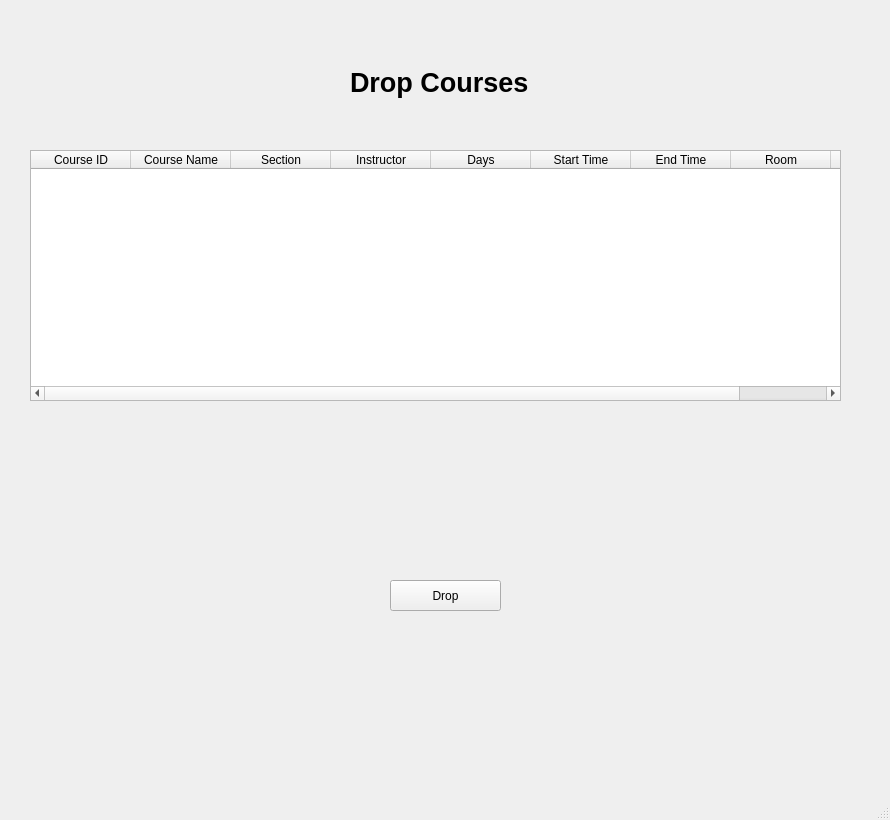
<?xml version="1.0" encoding="UTF-8"?>
<ui version="4.0">
 <class>drop_courses</class>
 <widget class="QMainWindow" name="drop_courses">
  <property name="geometry">
   <rect>
    <x>0</x>
    <y>0</y>
    <width>890</width>
    <height>820</height>
   </rect>
  </property>
  <property name="windowTitle">
   <string>Drop Courses</string>
  </property>
  <widget class="QWidget" name="centralwidget">
   <widget class="QTableWidget" name="drop_courses_table_widget">
    <property name="geometry">
     <rect>
      <x>30</x>
      <y>150</y>
      <width>811</width>
      <height>251</height>
     </rect>
    </property>
    <column>
     <property name="text">
      <string>Course ID</string>
     </property>
    </column>
    <column>
     <property name="text">
      <string>Course Name</string>
     </property>
    </column>
    <column>
     <property name="text">
      <string>Section</string>
     </property>
    </column>
    <column>
     <property name="text">
      <string>Instructor</string>
     </property>
    </column>
    <column>
     <property name="text">
      <string>Days</string>
     </property>
    </column>
    <column>
     <property name="text">
      <string>Start Time</string>
     </property>
    </column>
    <column>
     <property name="text">
      <string>End Time</string>
     </property>
    </column>
    <column>
     <property name="text">
      <string>Room</string>
     </property>
    </column>
    <column>
     <property name="text">
      <string>Status</string>
     </property>
    </column>
   </widget>
   <widget class="QLabel" name="drop_courses_label">
    <property name="geometry">
     <rect>
      <x>350</x>
      <y>60</y>
      <width>200</width>
      <height>45</height>
     </rect>
    </property>
    <property name="font">
     <font>
      <pointsize>20</pointsize>
      <bold>true</bold>
     </font>
    </property>
    <property name="text">
     <string>Drop Courses</string>
    </property>
   </widget>
   <widget class="QPushButton" name="drop_button">
    <property name="geometry">
     <rect>
      <x>390</x>
      <y>580</y>
      <width>111</width>
      <height>31</height>
     </rect>
    </property>
    <property name="text">
     <string>Drop</string>
    </property>
   </widget>
  </widget>
  <widget class="QMenuBar" name="menubar">
   <property name="geometry">
    <rect>
     <x>0</x>
     <y>0</y>
     <width>890</width>
     <height>22</height>
    </rect>
   </property>
  </widget>
  <widget class="QStatusBar" name="statusbar"/>
 </widget>
 <resources/>
 <connections/>
</ui>
